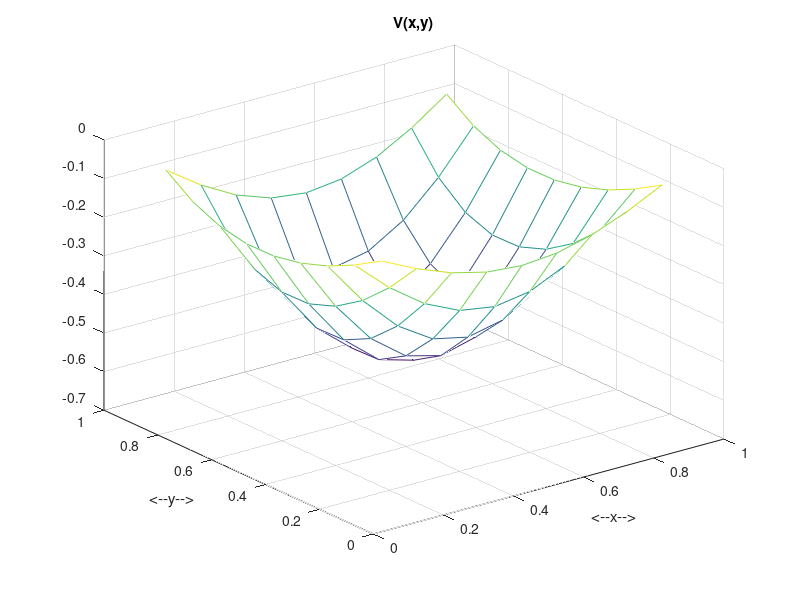
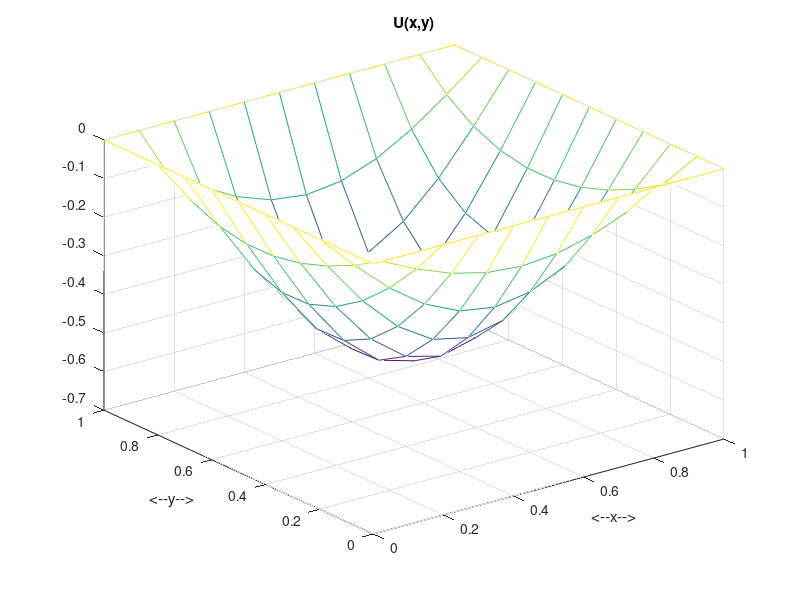

The MATLAB source for these figures, in order:
clc;
clear all;
close all;
% format long e
%%
n=9;
h=1./(n+1);
h4=h.^4;
x1 = linspace ( 0, 1.0, n+2);
y1 = linspace ( 0, 1.0, n+2);

x = x1(2:(n+1));
y = y1(2:(n+1));

v = zeros(n.^2,1);
u = v;
f = v;
A = zeros(n.^2,n.^2);
C = A;

for j=1:n
    for i=1:n
        u(i+(j-1)*n) = sin(pi * x(i)) * y(j) * (exp(y(j)) - exp(1));
        f(i+(j-1)*n) = sin(pi.*x(i)) * (pi.^2 * y(j) * (exp(y(j)) - exp(1)) - (2*exp(y(j)) + y(j) * exp(y(j)))); 
    end   
end

B2 = diag(8*ones(n,1))+ diag(ones(n-1,1),1)+ diag(ones(n-1,1),-1);
I = eye(n,n);
for i=1:n
    for j=1:n
        for k=1:n
            C(n*(i-1)+j,n*(i-1)+k)=B2(j,k);
        end
    end
end

for i=1:(n-1)
    for j=1:n
        for k=1:n
            C(n*(i-1)+j,n*i+k)=I(j,k);
        end
    end
end

for i=1:(n-1)
    for j=1:n
        for k=1:n
            C(n*i+j,n*(i-1)+k)=I(j,k);
        end
    end
end


B1 = diag((-20)*ones(n,1))+ diag(4*ones(n-1,1),1)+ diag(4*ones(n-1,1),-1);
B3 = diag(4*ones(n,1))+ diag(ones(n-1,1),1)+ diag(ones(n-1,1),-1);
for i=1:n
    for j=1:n
        for k=1:n
            A(n*(i-1)+j,n*(i-1)+k)=B1(j,k);
        end
    end
end

for i=1:(n-1)
    for j=1:n
        for k=1:n
            A(n*(i-1)+j,n*i+k)=B3(j,k);
        end
    end
end

for i=1:(n-1)
    for j=1:n
        for k=1:n
            A(n*i+j,n*(i-1)+k)=B3(j,k);
        end
    end
end




A1=A/(6*(h^2));
C1=C/12;

A1_inv=inv(A1);

v=-(A1_inv*C1)*f;
v;

error1 = -A1*u;
error2 =C1*f;
error=max(abs(error1-error2));

Eh=(max(abs(u-v)));
V=zeros(n,n);
U=zeros(n+2,n+2);
for i=1:n
    for j=1:n
       V(i,j)=v((i-1)*n+j);
       U(i+1,j+1)=u((i-1)*n+j);
    end
end

figure;
mesh ( x, y, V);
xlabel ( '<--x-->' );
ylabel ( '<--y-->');
title ('V(x,y)');

figure;
mesh ( x1, y1, U);
xlabel ( '<--x-->' );
ylabel ( '<--y-->');
title ('U(x,y)');

